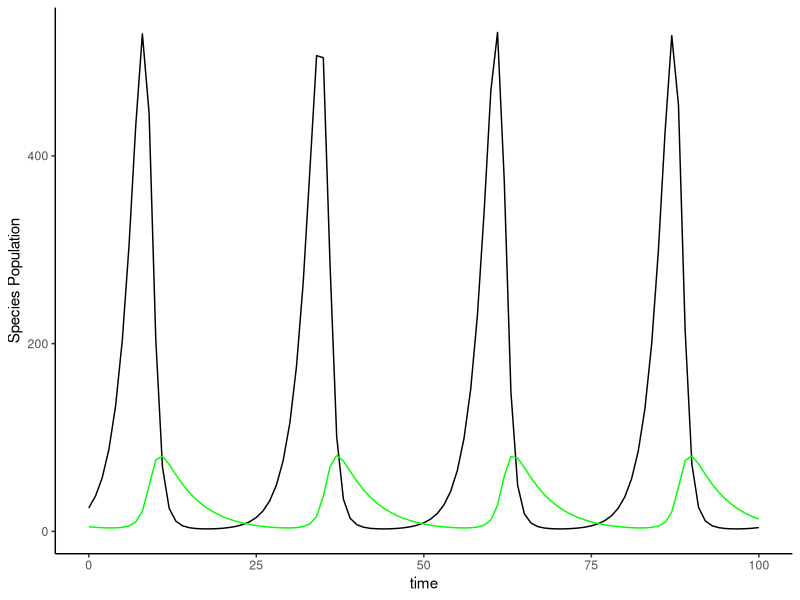
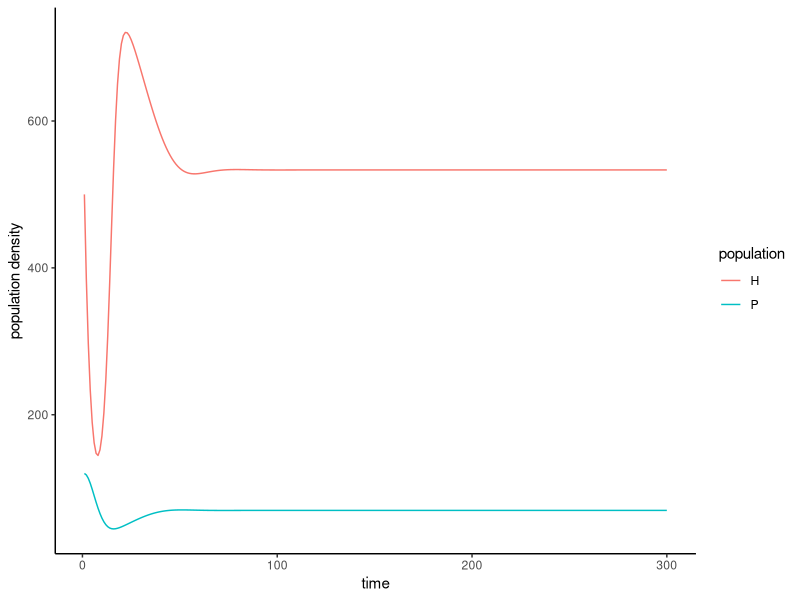

These figures' R source, in order:
rm(list=ls())
#packages needed to run code
library(deSolve)
library(ggplot2)
library(reshape2)
#define lotka-volterra competition model simulation
LVCR=function(t,y,p){
  #state variables
  H=y[1]# herbavor population
  P=y[2]# predator population
  
  #parameters
  b=p[1]# prey birth rate
  a=p[2]# predator attack rate
  e=p[3]# conversion efficeiency of prey to predtors
  s=p[4]# predator death rate
  
  #calculate change in state variables with time
  dHdt=b*H-a*P*H
  dPdt=e*a*P*H-s*P
  #return changes in state variable with change in time
  return(list(c(dHdt,dPdt)))
}
#simulation 1 with parameters from project instructions
#times=sequence of time steps
times=seq(from=0, to=100, by=1)
#initial populations y0=c(H,P)
y0=c(25,5)
# params=c(b,a,e,s)
params=c(0.5,0.02,0.1,0.2)
#simulate model using ode
sim=ode(y=y0,times=times,func=LVCR,parms=params)
out=data.frame(time=sim[,1],herb=sim[,2],pred=sim[,3])
#plot model
ggplot(out,aes(x=time,y=herb))+
  geom_line()+theme_classic()+
  geom_line(data=out,mapping=aes(x=time,y=pred),color='green')+
  theme_classic()+ylab('Species Population')

####number 2######
RMmodel=function(t,y,p){
  #state variables
  H=y[1] #herbivore population
  P=y[2] #predator population 
  
  #parameters
  b=p[1] # prey birth rate
  e=p[2] # conversion efficiency
  s=p[3] # predator death rate
  w=p[4] # saturating function
  d=p[5] # handling time
  alpha=p[6] # prey self limitation
  
  # calculate change in state variables with time, given parameter values and current value of state variables
  dHdt=(b*H*(1-alpha*H))-(w*(H/(d+H))*P)
  dPdt=(e*w*(H/(d+H))*P)-s*P
  # return list containing change in state variables with time
  return(list(c(dHdt, dPdt)))
}

# Scenario 1
### Define parameters, initial values for state variables, and time steps
# params=c(b, e, s, w, d, alpha)
params=c(0.8, 0.07, 0.2, 5, 400, 0.001)
# inits=c(H, P)
inits=c(500,120)
# times=sequence of time steps
times=seq(from=1, to=300, by = 1)
### Simulate the model using ode()
modelSim=ode(y=inits,times=times,func=RMmodel,parms=params)
modelDF=melt(data.frame(time=modelSim[,1], H=modelSim[,2], P=modelSim[,3]), id.vars = "time", variable.name = "population", value.name = "density")

a=ggplot(modelDF, aes(x=time, y=density, group=population))+
  geom_line(aes(color=population))+
  theme_classic()+ylab("population density")
a
